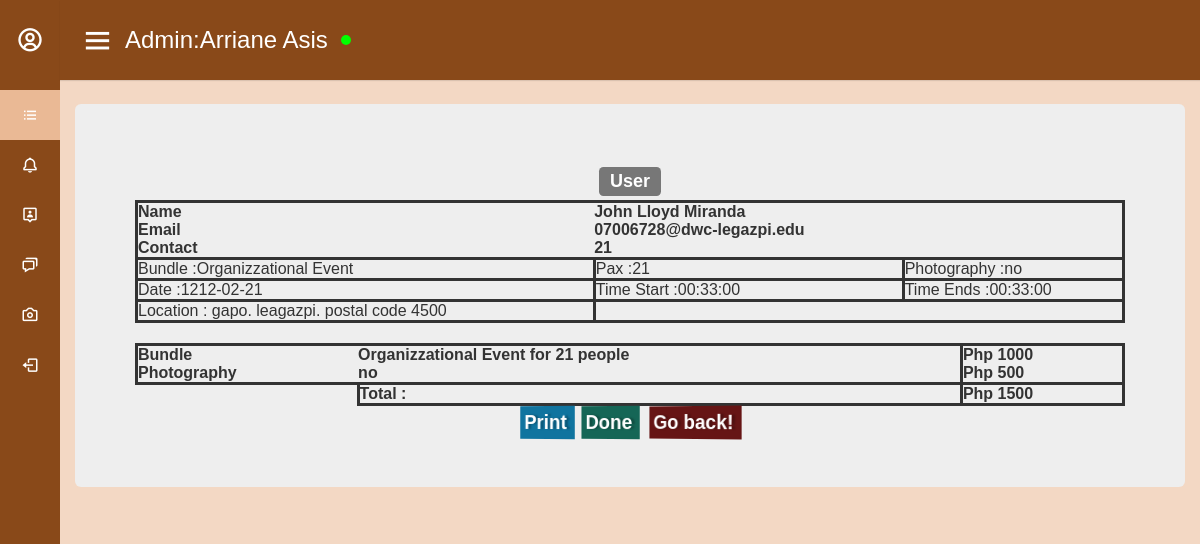
The page /adminSection/adminWebsite/booking_r.php?service_id=7 (signed in) on the database its author committed.
### tables this page shows
CREATE TABLE `service` (
  `service_id` int(255) NOT NULL,
  `client_username` varchar(255) NOT NULL,
  `client_name` varchar(255) NOT NULL,
  `email` varchar(255) NOT NULL,
  `contact` varchar(255) NOT NULL,
  `bundle` varchar(255) NOT NULL,
  `pax` int(255) NOT NULL,
  `time_start` time NOT NULL,
  `time_ends` time NOT NULL,
  `date` date NOT NULL,
  `street` varchar(255) NOT NULL,
  `city` varchar(255) NOT NULL,
  `postal_zip_code` varchar(255) NOT NULL,
  `photo` varchar(255) NOT NULL,
  `invitation` varchar(255) NOT NULL
);

### adminSection/adminWebsite/booking_r.php (the view, shortened to what this page needs)
<?php include"../../database/connecting_to_DB.php";
?>
<html>
    <head>
    <link rel="stylesheet" href="https://cdn.jsdelivr.net/npm/bootstrap@4.1.3/dist/css/bootstrap.min.css">
    <link rel="stylesheet" href="https://maxcdn.bootstrapcdn.com/bootstrap/3.4.1/css/bootstrap.min.css">
    <link href='https://unpkg.com/boxicons@2.0.7/css/boxicons.min.css' rel='stylesheet'>
    <link rel="stylesheet" type="text/css" href="https://cdn.datatables.net/1.12.0/css/jquery.dataTables.css">
  <link rel="stylesheet" href="../adminCSS/pog.css">
  <link rel="stylesheet" href="../adminCSS/listchat.css">
    </head>
    <body class="WebContainer">
      <div class="sidebar">
    <div class="logo-details">
      <i class=' bx bx-user-circle'></i>
      <span class="logo_name">Menu</span>
    </div>
      <ul class="nav-links">
        <li>
          <a href="display.php"  class="active">
            <i class='	bx bx-list-ul' ></i>
            <span class="links_name">Booking</span>
          </a>
        </li>
        <li>
          <a href="an.php" >
            <i class='	bx bx-bell' ></i>
            <span class="links_name">Announcement</span>
          </a>
        </li>
        <li>
          <a href="adminlist.php">
            <i class='	bx bx-user-pin' ></i>
            <span class="links_name">Admin</span>
          </a>
        </li>
        <li>
          <a href="chatList.php" >
            <i class='	bx bx-chat' ></i>
            <span class="links_name">Chat</span>
          </a>
        </li>
        <li>
          <a href="adminGallery.php">
            <i class='	bx bx-camera' ></i>
            <span class="links_name">Gallery</span>
          </a>
        </li>
        <li>
          <a href="../adminCode/adminLogout.php">
            <i class='	bx bx-log-out' ></i>
            <span class="links_name">Log out</span>
          </a>
        </li>
      </ul>
  </div>
<section class="home-section ">
    <nav>
      <div class="sidebar-button">
        <i class='bx bx-menu sidebarBtn'></i>
         <span class="dashboard">Admin:</span> <?php echo $_SESSION["adminName"];?> &nbsp; <span class="dot"></span>
    </nav>
<div class="container  center  home-content" >
<?php
		$service_id  = $_GET['service_id'];
		$sql_query = "SELECT * FROM service WHERE service_id ='$service_id ' ";
		$result = $conn -> query($sql_query);
		while($row = $result -> fetch_assoc()){
			$service_id  = $row['service_id'];
	?>
                <div class="jumbotron jumbotron-fluid">
 <h3><span class="label label-default" style="text-align: center;">User </span></h3>
<table style="border: solid;">
<tr >
  <th>Name</th>
  <th><?php echo $row['client_name'];?></th>
</tr>
<tr >
  <th>Email</th>
  <th><?php echo $row['email'];?></th>
</tr>
<tr >
  <th>Contact</th>
  <th><?php echo $row['contact'];?></th>
</tr>
<tr >
  <td style="border: solid;">Bundle :<?php echo $row['bundle'];?></td>
  <td style="border: solid;">Pax :<?php echo $row['pax'];?></td>
  <td style="border: solid;">Photography :<?php echo $row['photo'];?></td>
</tr>
<tr >
   <td style="border: solid;">Date :<?php echo $row['date'];?></td>
  <td style="border: solid;">Time Start :<?php echo $row['time_start'];?></td>
  <td style="border: solid;">Time Ends :<?php echo $row['time_ends'];?></td>
</tr>
<tr  >
  <td style="border: solid;">Location : <?php echo $row['street'] , '. ', $row['city'] , '. postal code ',$row['postal_zip_code'] ;?></td>
</tr>
</table>
<br>
<table>
<tr >
  <th  style="border-left: solid;border-top:solid;">Bundle </th><th style="border-top:solid;"><?php echo $row['bundle'];?> for <?php echo $row['pax'];?> people</th>
  <th style="border-left: solid;border-top: solid;border-right: solid;">Php 1000</th>
</tr>
<tr>
   <th style=";border-left:solid;border-bottom:solid;">Photography </th><th style="border-bottom:solid;"><?php echo $row['photo'];?></th>
   <th style="border-left: solid;border-bottom: solid;border-right: solid;">Php 500</th>
</tr>
<tr>
   <th ></th><th style="border-left:solid;border-bottom:solid;">Total :</th>
   <th style="border-left: solid;border-bottom: solid;border-right: solid;">Php 1500</th>
</tr>
</table>
             <input type="button" class="amon" value="Print" onclick="window.open(this.href='../print/invoice.php?service_id=<?php echo $service_id; ?>'); return false;" >
             <input type="button" class="jkl" value="Done" onclick="window.location.href='../adminCode/delete_booking.php?service_id=<?php echo $service_id; ?>'">
             <input type="button" class="aw" value="Go back!" onclick="history.back()">
                    </div>
	<?php
		}
	?>
	</div>
        </section>
    </body>
    </html>

### adminSection/adminCSS/pog.css (style rules this page uses)
html { --scrollbarBG: #894919; --thumbBG: #eab995; }
body { scrollbar-width: thin; scrollbar-color: var(--thumbBG) var(--scrollbarBG); font-family:'Open Sans', sans-serif; background-color: #eab995;; background-size: cover; background-repeat: no-repeat; background-attachment: fixed; }
.center { text-align: center; }
* { margin: 0; padding: 0; box-sizing: border-box; font-family: 'Poppins', sans-serif; }
.sidebar { position: fixed; height: 100%; width: 240px; background: #894919; transition: all 0.5s ease; }
.sidebar .logo-details { height: 80px; display: flex; align-items: center; }
.sidebar .logo-details i { font-size: 28px; font-weight: 500; color: #fff; min-width: 60px; text-align: center }
.sidebar .logo-details .logo_name { color: #fff; font-size: 24px; font-weight: 500; }
.sidebar .nav-links { margin-top: 10px; }
.sidebar .nav-links li { position: relative; list-style: none; height: 50px; }
.sidebar .nav-links li a { height: 100%; width: 100%; display: flex; align-items: center; text-decoration: none; transition: all 0.4s ease; }
.sidebar .nav-links li a.active { background: #eab995; }
.sidebar .nav-links li i { min-width: 60px; text-align: center; font-size: 18px; color: #fff; }
.sidebar .nav-links li a .links_name { color: #fff; font-size: 15px; font-weight: 400; white-space: nowrap; }
.home-section { position: relative; font-family:'Open Sans', sans-serif; background-color: #f3d8c4; background-size: cover; background-repeat: no-repeat; background-attachment: fixed; min-height: 100vh; width: calc(100% - 240px); left: 240px; transition: all 0.5s ease; }
.home-section nav { display: flex; justify-content: space-between; height: 80px; background: #894919; display: flex; color: white; align-items: center; position: fixed; width: calc(100% - 240px); left: 240px; z-index: 100; padding: 0 20px; box-shadow: 0 1px 1px rgba(0, 0, 0, 0.1); transition: all 0.5s ease; }
.home-section nav .sidebar-button { display: flex; align-items: center; font-size: 24px; font-weight: 500; }
nav .sidebar-button i { font-size: 35px; margin-right: 10px; }
.home-section .home-content { position: relative; padding-top: 104px; }
@media (max-width: 1240px) { .sidebar { width: 60px; } }
@media (max-width: 1240px) { .home-section { width: calc(100% - 60px); left: 60px; } }
@media (max-width: 1240px) { .home-section nav { width: calc(100% - 60px); left: 60px; } }
.dot { height: 10px; width: 10px; background-color: rgb(0, 255, 0); border-radius: 50%; display: inline-block; }
td { word-wrap: break-word; }
table td { border: 1px solid green; }
.WebContainer { width:100%; min-width:1000px; height:auto; }

### adminSection/adminCSS/listchat.css (style rules this page uses)
.jkl { --c: #fff; background: linear-gradient(90deg, #0000 33%, #fff5, #0000 67%) var(--_p,100%)/300% no-repeat, #156656; color: #0000; border: none; transform: perspective(500px) rotateY(calc(20deg*var(--_i,-1))); text-shadow: calc(var(--_i,-1)* 0.08em) -.01em 0 var(--c), calc(var(--_i,-1)*-0.08em) .01em 2px #0004; outline-offset: .1em; transition: 0.3s; margin-left: 50px; }
.jkl { font-weight: bold; font-size: 2rem; margin: 0; cursor: pointer; padding: .1em .3em; }
.aw { --c: #fff; background: linear-gradient(90deg, #0000 33%, #fff5, #0000 67%) var(--_p,100%)/300% no-repeat, #661515; color: #0000; border: none; transform: perspective(500px) rotateY(calc(20deg*var(--_i,-1))); text-shadow: calc(var(--_i,-1)* 0.08em) -.01em 0 var(--c), calc(var(--_i,-1)*-0.08em) .01em 2px #0004; outline-offset: .1em; transition: 0.3s; margin-left: 50px; }
.aw { font-weight: bold; font-size: 2rem; margin: 0; cursor: pointer; padding: .1em .3em; }
.amon { --c: #fff; background: linear-gradient(90deg, #0000 33%, #fff5, #0000 67%) var(--_p,100%)/300% no-repeat, #10749f; color: #0000; border: none; transform: perspective(500px) rotateY(calc(20deg*var(--_i,-1))); text-shadow: calc(var(--_i,-1)* 0.08em) -.01em 0 var(--c), calc(var(--_i,-1)*-0.08em) .01em 2px #0004; outline-offset: .1em; transition: 0.3s; margin-left: 50px; }
.amon { font-weight: bold; font-size: 2rem; margin: 0; cursor: pointer; padding: .1em .3em; }

### adminSection/adminWebsite/booking_r.php (style rules this page uses)
table { width: 100%; }

### rows shown on the page
service: client_name "John Lloyd Miranda", email "07006728@dwc-legazpi.edu", contact "21", bundle "Organizzational Event", pax "21", photo "no", date "1212-02-21", time_start "00:33:00", time_ends "00:33:00", street "gapo", city "leagazpi", postal_zip_code "4500"

### other values the page prints
$_SESSION["adminName"] "Arriane Asis"
